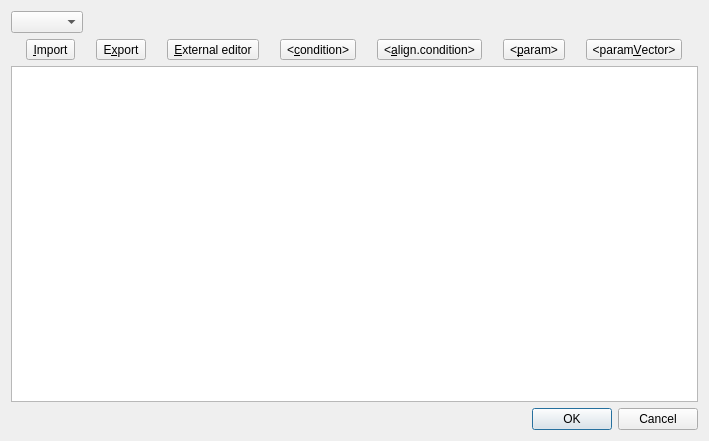
<?xml version="1.0" encoding="UTF-8"?>
<ui version="4.0">
 <author>Marco Clemencic</author>
 <class>EditConditionPayloadDialog</class>
 <widget class="QDialog" name="EditConditionPayloadDialog">
  <property name="geometry">
   <rect>
    <x>0</x>
    <y>0</y>
    <width>709</width>
    <height>441</height>
   </rect>
  </property>
  <property name="windowTitle">
   <string>Edit Condition Payload</string>
  </property>
  <layout class="QVBoxLayout" name="verticalLayout">
   <item>
    <widget class="QWidget" name="fieldsLayout" native="true">
     <layout class="QHBoxLayout" name="horizontalLayout_2">
      <property name="leftMargin">
       <number>0</number>
      </property>
      <property name="topMargin">
       <number>0</number>
      </property>
      <property name="rightMargin">
       <number>0</number>
      </property>
      <property name="bottomMargin">
       <number>0</number>
      </property>
      <item>
       <widget class="QComboBox" name="fields">
        <property name="sizeAdjustPolicy">
         <enum>QComboBox::AdjustToContents</enum>
        </property>
       </widget>
      </item>
      <item>
       <spacer name="horizontalSpacer">
        <property name="orientation">
         <enum>Qt::Horizontal</enum>
        </property>
        <property name="sizeHint" stdset="0">
         <size>
          <width>40</width>
          <height>20</height>
         </size>
        </property>
       </spacer>
      </item>
     </layout>
    </widget>
   </item>
   <item>
    <widget class="QWidget" name="buttons" native="true">
     <layout class="QHBoxLayout" name="horizontalLayout">
      <property name="leftMargin">
       <number>0</number>
      </property>
      <property name="topMargin">
       <number>0</number>
      </property>
      <property name="rightMargin">
       <number>0</number>
      </property>
      <property name="bottomMargin">
       <number>0</number>
      </property>
      <item>
       <widget class="QToolButton" name="importButton">
        <property name="text">
         <string>&amp;Import</string>
        </property>
       </widget>
      </item>
      <item>
       <widget class="QToolButton" name="exportButton">
        <property name="text">
         <string>E&amp;xport</string>
        </property>
       </widget>
      </item>
      <item>
       <widget class="QToolButton" name="externalEditorButton">
        <property name="text">
         <string>&amp;External editor</string>
        </property>
       </widget>
      </item>
      <item>
       <widget class="QToolButton" name="insertConditionButton">
        <property name="text">
         <string>&lt;&amp;condition&gt;</string>
        </property>
       </widget>
      </item>
      <item>
       <widget class="QToolButton" name="insertAlignCondButton">
        <property name="text">
         <string>&lt;&amp;align.condition&gt;</string>
        </property>
       </widget>
      </item>
      <item>
       <widget class="QToolButton" name="insertParamButton">
        <property name="text">
         <string>&lt;&amp;param&gt;</string>
        </property>
       </widget>
      </item>
      <item>
       <widget class="QToolButton" name="insertParamVectorButton">
        <property name="text">
         <string>&lt;param&amp;Vector&gt;</string>
        </property>
       </widget>
      </item>
     </layout>
    </widget>
   </item>
   <item>
    <widget class="SearchableTextEdit" name="editor"/>
   </item>
   <item>
    <widget class="QDialogButtonBox" name="buttonBox">
     <property name="orientation">
      <enum>Qt::Horizontal</enum>
     </property>
     <property name="standardButtons">
      <set>QDialogButtonBox::Cancel|QDialogButtonBox::Ok</set>
     </property>
    </widget>
   </item>
  </layout>
 </widget>
 <customwidgets>
  <customwidget>
   <class>SearchableTextEdit</class>
   <extends>QPlainTextEdit</extends>
   <header>CondDBBrowser/CondDBUI/Browser/Widgets.h</header>
  </customwidget>
 </customwidgets>
 <resources/>
 <connections>
  <connection>
   <sender>buttonBox</sender>
   <signal>accepted()</signal>
   <receiver>EditConditionPayloadDialog</receiver>
   <slot>accept()</slot>
   <hints>
    <hint type="sourcelabel">
     <x>227</x>
     <y>420</y>
    </hint>
    <hint type="destinationlabel">
     <x>157</x>
     <y>274</y>
    </hint>
   </hints>
  </connection>
  <connection>
   <sender>buttonBox</sender>
   <signal>rejected()</signal>
   <receiver>EditConditionPayloadDialog</receiver>
   <slot>reject()</slot>
   <hints>
    <hint type="sourcelabel">
     <x>295</x>
     <y>426</y>
    </hint>
    <hint type="destinationlabel">
     <x>286</x>
     <y>274</y>
    </hint>
   </hints>
  </connection>
  <connection>
   <sender>importButton</sender>
   <signal>clicked()</signal>
   <receiver>EditConditionPayloadDialog</receiver>
   <slot>importFromFile()</slot>
   <hints>
    <hint type="sourcelabel">
     <x>51</x>
     <y>49</y>
    </hint>
    <hint type="destinationlabel">
     <x>4</x>
     <y>48</y>
    </hint>
   </hints>
  </connection>
  <connection>
   <sender>exportButton</sender>
   <signal>clicked()</signal>
   <receiver>EditConditionPayloadDialog</receiver>
   <slot>exportToFile()</slot>
   <hints>
    <hint type="sourcelabel">
     <x>113</x>
     <y>51</y>
    </hint>
    <hint type="destinationlabel">
     <x>4</x>
     <y>90</y>
    </hint>
   </hints>
  </connection>
  <connection>
   <sender>externalEditorButton</sender>
   <signal>clicked()</signal>
   <receiver>EditConditionPayloadDialog</receiver>
   <slot>openInExternalEditor()</slot>
   <hints>
    <hint type="sourcelabel">
     <x>185</x>
     <y>50</y>
    </hint>
    <hint type="destinationlabel">
     <x>4</x>
     <y>128</y>
    </hint>
   </hints>
  </connection>
  <connection>
   <sender>insertConditionButton</sender>
   <signal>clicked()</signal>
   <receiver>EditConditionPayloadDialog</receiver>
   <slot>insertCondition()</slot>
   <hints>
    <hint type="sourcelabel">
     <x>306</x>
     <y>44</y>
    </hint>
    <hint type="destinationlabel">
     <x>4</x>
     <y>164</y>
    </hint>
   </hints>
  </connection>
  <connection>
   <sender>insertAlignCondButton</sender>
   <signal>clicked()</signal>
   <receiver>EditConditionPayloadDialog</receiver>
   <slot>insertAlignmentCondition()</slot>
   <hints>
    <hint type="sourcelabel">
     <x>418</x>
     <y>44</y>
    </hint>
    <hint type="destinationlabel">
     <x>3</x>
     <y>197</y>
    </hint>
   </hints>
  </connection>
  <connection>
   <sender>insertParamButton</sender>
   <signal>clicked()</signal>
   <receiver>EditConditionPayloadDialog</receiver>
   <slot>insertParam()</slot>
   <hints>
    <hint type="sourcelabel">
     <x>523</x>
     <y>49</y>
    </hint>
    <hint type="destinationlabel">
     <x>3</x>
     <y>232</y>
    </hint>
   </hints>
  </connection>
  <connection>
   <sender>insertParamVectorButton</sender>
   <signal>clicked()</signal>
   <receiver>EditConditionPayloadDialog</receiver>
   <slot>insertParamVector()</slot>
   <hints>
    <hint type="sourcelabel">
     <x>618</x>
     <y>49</y>
    </hint>
    <hint type="destinationlabel">
     <x>3</x>
     <y>267</y>
    </hint>
   </hints>
  </connection>
  <connection>
   <sender>fields</sender>
   <signal>currentIndexChanged(QString)</signal>
   <receiver>EditConditionPayloadDialog</receiver>
   <slot>selectField(QString)</slot>
   <hints>
    <hint type="sourcelabel">
     <x>64</x>
     <y>19</y>
    </hint>
    <hint type="destinationlabel">
     <x>146</x>
     <y>3</y>
    </hint>
   </hints>
  </connection>
  <connection>
   <sender>editor</sender>
   <signal>textChanged()</signal>
   <receiver>EditConditionPayloadDialog</receiver>
   <slot>updateData()</slot>
   <hints>
    <hint type="sourcelabel">
     <x>43</x>
     <y>317</y>
    </hint>
    <hint type="destinationlabel">
     <x>2</x>
     <y>317</y>
    </hint>
   </hints>
  </connection>
 </connections>
 <slots>
  <slot>importFromFile()</slot>
  <slot>exportToFile()</slot>
  <slot>openInExternalEditor()</slot>
  <slot>insertCondition()</slot>
  <slot>insertAlignmentCondition()</slot>
  <slot>insertParam()</slot>
  <slot>insertParamVector()</slot>
  <slot>selectField(QString)</slot>
  <slot>updateData()</slot>
 </slots>
</ui>
